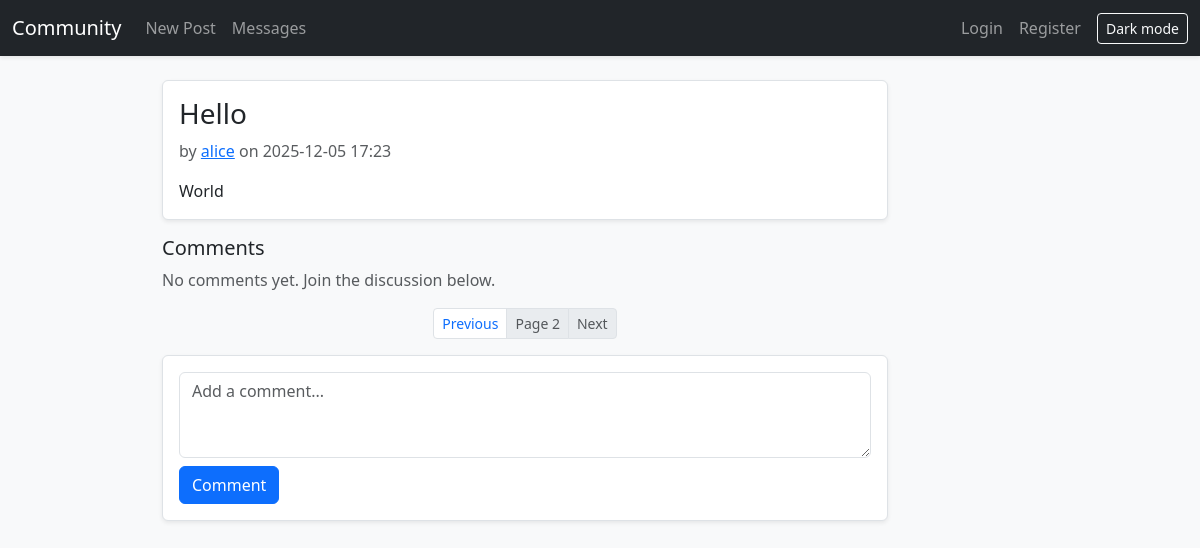
Page /post/1?cpage=2 on the committed database.
### community_forum.py (models this page shows)
class Post(db.Model):
	id = db.Column(db.Integer, primary_key=True)
	author_id = db.Column(db.Integer, db.ForeignKey('user.id'), nullable=False)
	title = db.Column(db.String(255), nullable=False, index=True)
	body = db.Column(db.Text, nullable=False)
	created_at = db.Column(db.DateTime, default=datetime.utcnow, nullable=False, index=True)
	author = db.relationship('User', back_populates='posts')
	comments = db.relationship('Comment', back_populates='post', cascade='all, delete-orphan')

class User(db.Model):
	id = db.Column(db.Integer, primary_key=True)
	username = db.Column(db.String(80), unique=True, nullable=False, index=True)
	email = db.Column(db.String(120), unique=True, nullable=False, index=True)
	password_hash = db.Column(db.String(128), nullable=False)
	is_admin = db.Column(db.Boolean, default=False, nullable=False)
	bio = db.Column(db.Text)
	created_at = db.Column(db.DateTime, default=datetime.utcnow, nullable=False)
	posts = db.relationship('Post', back_populates='author', cascade='all, delete-orphan')
	comments = db.relationship('Comment', back_populates='author', cascade='all, delete-orphan')
	sent_messages = db.relationship('Message', foreign_keys='Message.sender_id', back_populates='sender', cascade='all, delete-orphan')
	received_messages = db.relationship('Message', foreign_keys='Message.recipient_id', back_populates='recipient', cascade='all, delete-orphan')

### community_forum.py (the view, shortened to what this page needs)
@app.route('/post/<int:post_id>', methods=['GET', 'POST'])
def post_view(post_id: int):
	p = Post.query.get_or_404(post_id)
	cpage = max(int(request.args.get('cpage') or 1), 1)
	c_per_page = 10
	c_query = Comment.query.options(joinedload(Comment.author)).filter_by(post_id=p.id)
	comments, total_c, has_next_c, has_prev_c = _paginate(c_query, cpage, c_per_page, order_by=Comment.created_at.asc())
	return render_template('post_view.html', title=p.title, post=p, comments=comments, cpage=cpage, has_next_c=has_next_c, has_prev_c=has_prev_c)

### community_forum.py (called while the page is built, shortened)
def _paginate(query, page: int, per_page: int, order_by=None):
	total = query.count()
	if order_by is not None:
		query = query.order_by(order_by)
	items = query.offset((page - 1) * per_page).limit(per_page).all()
	has_next = page * per_page < total
	has_prev = page > 1
	return items, total, has_next, has_prev

def current_user():
	uid = session.get('uid')
	if not uid:
		return None
	return User.query.get(uid)

@app.context_processor
def inject_user_and_csrf():
	u = current_user()
	unread = 0
	if u:
		try:
			unread = Message.query.filter_by(recipient_id=u.id, read_at=None).count()
		except Exception:
			unread = 0
	return {
		'user': u,
		'csrf_token': _csrf_token(),
		'unread_count': unread,
	}

@app.after_request
def add_security_headers(resp):
	csp = (
		"default-src 'self'; "
		"style-src 'self' https://cdn.jsdelivr.net; "
		"script-src 'self' https://cdn.jsdelivr.net; "
		"object-src 'none'; base-uri 'self'; frame-ancestors 'none'"
	)
	resp.headers['Content-Security-Policy'] = csp
	resp.headers['X-Content-Type-Options'] = 'nosniff'
	resp.headers['X-Frame-Options'] = 'DENY'
	resp.headers['Referrer-Policy'] = 'no-referrer'
	return resp

def _csrf_token():
	tok = session.get('csrf_token')
	if not tok:
		import secrets
		tok = secrets.token_urlsafe(32)
		session['csrf_token'] = tok
	return tok

@app.before_request
def enforce_idle_timeout():
	uid = session.get('uid')
	if not uid:
		return

### templates/post_view.html (shortened to what this page needs)
{% extends 'base.html' %}
{% block content %}
<div class="row">
    <div class="col-12 col-lg-10">
        <div class="card shadow-sm mb-3">
            <div class="card-body">
                <h3 class="card-title">{{ post.title }}</h3>
                <p class="text-muted">by
                    {% if post.author and post.author.username %}
                    <a href="{{ url_for('user_profile', username=post.author.username) }}">{{ post.author.username
                        }}</a>
                    {% else %}
                    <span class="text-muted">unknown</span>
                    {% endif %}
                    on {{ post.created_at.strftime('%Y-%m-%d %H:%M') }}
                </p>
                <p class="mb-0">{{ post.body }}</p>
            </div>
        </div>
        <h5>Comments</h5>
        {% if comments|length == 0 %}
        <p class="text-muted">No comments yet. Join the discussion below.</p>
        {% endif %}
        <nav class="mt-3 d-flex justify-content-center">
            <ul class="pagination pagination-sm mb-0">
                <li class="page-item {% if not has_prev_c %}disabled{% endif %}">
                    <a class="page-link" href="{{ url_for('post_view', post_id=post.id, cpage=cpage-1) }}">Previous</a>
                </li>
                <li class="page-item disabled"><span class="page-link">Page {{ cpage }}</span></li>
                <li class="page-item {% if not has_next_c %}disabled{% endif %}">
                    <a class="page-link" href="{{ url_for('post_view', post_id=post.id, cpage=cpage+1) }}">Next</a>
                </li>
            </ul>
        </nav>
        <form method="post" class="mt-3">
            <div class="card shadow-sm">
                <div class="card-body">
                    <textarea class="form-control mb-2" name="body" rows="3" placeholder="Add a comment..."></textarea>
                    <button class="btn btn-primary">Comment</button>
                </div>
            </div>
        </form>
    </div>
</div>
{% endblock %}

### static/app.css (style rules this page uses)
.card { background: var(--card-bg); border-color: var(--border); }
a { color: var(--primary); }
.card-title { color: var(--text); }
.pagination { justify-content: center; }
.btn-primary { background-color: var(--primary); border-color: var(--primary); color: #ffffff; }
a.btn-primary, button.btn-primary { color: #ffffff !important; }

### rows in the picture
Post: title "Hello", created_at "2025-12-05 17:23", body "World"
User: author.username "alice"

### other values in the picture
{{ cpage }} "2"
